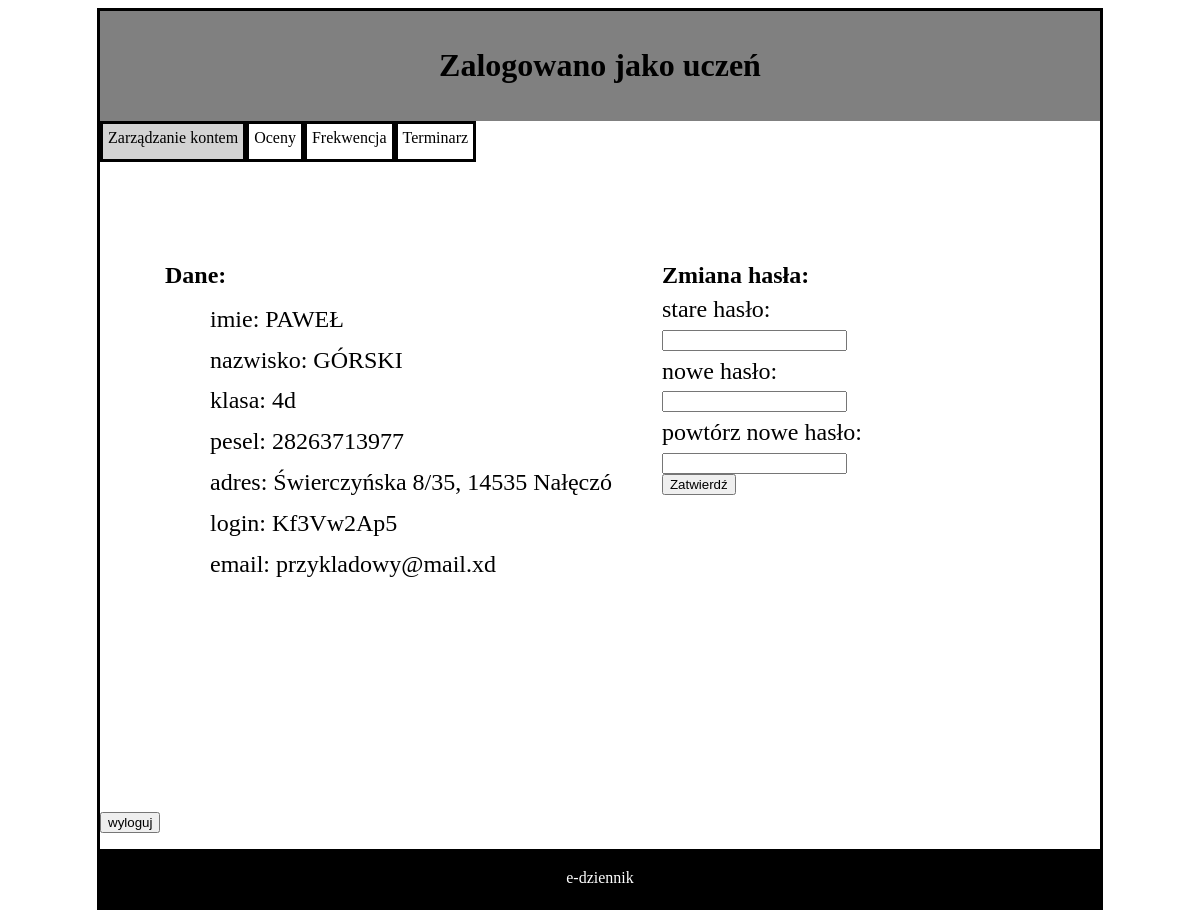
The page /aplikacja/uczen/u_konto.php (signed in) on the database its author committed.
### tables this page shows
CREATE TABLE IF NOT EXISTS `uzytkownik` (
  `uzytkownik_login` varchar(16) NOT NULL DEFAULT left(md5(rand()),6),
  `nazwisko` varchar(30) NOT NULL,
  `imie` varchar(20) NOT NULL,
  `haslo` char(32) NOT NULL DEFAULT md5('123456'),
  `rodzaj` enum('U','N','R','I','A') DEFAULT 'I',
  `email` varchar(50) DEFAULT NULL,
  PRIMARY KEY (`uzytkownik_login`) USING BTREE,
  UNIQUE KEY `login` (`uzytkownik_login`),
  KEY `haslo` (`haslo`) USING BTREE
);

CREATE TABLE IF NOT EXISTS `klasa` (
  `klasa_ID` int(2) unsigned NOT NULL,
  `oddzial` varchar(3) NOT NULL,
  `nauczyciel_id` int(2) unsigned zerofill NOT NULL,
  PRIMARY KEY (`klasa_ID`),
  UNIQUE KEY `ID` (`klasa_ID`),
  UNIQUE KEY `nauczyciel_id` (`nauczyciel_id`),
  CONSTRAINT `FK_klasa_nauczyciel` FOREIGN KEY (`nauczyciel_id`) REFERENCES `nauczyciel` (`nauczyciel_ID`)
);

CREATE TABLE IF NOT EXISTS `uczen` (
  `uczen_ID` int(3) unsigned NOT NULL AUTO_INCREMENT,
  `pesel` char(11) NOT NULL,
  `adres_id` int(3) unsigned zerofill NOT NULL,
  `klasa_id` int(2) unsigned zerofill NOT NULL,
  `opiekunowie_id` int(3) unsigned zerofill NOT NULL,
  `uzytkownik_login` varchar(16) NOT NULL,
  PRIMARY KEY (`uczen_ID`),
  UNIQUE KEY `ID` (`uczen_ID`,`pesel`),
  UNIQUE KEY `uzytkownik_login` (`uzytkownik_login`),
  KEY `powiazanie` (`opiekunowie_id`),
  KEY `uzytkownik` (`uzytkownik_login`),
  KEY `klasa` (`klasa_id`),
  KEY `FK_uczen_adres` (`adres_id`),
  CONSTRAINT `FK_uczen_adres` FOREIGN KEY (`adres_id`) REFERENCES `adres` (`adres_ID`),
  CONSTRAINT `FK_uczen_klasa` FOREIGN KEY (`klasa_id`) REFERENCES `klasa` (`klasa_ID`),
  CONSTRAINT `FK_uczen_powiazanie` FOREIGN KEY (`opiekunowie_id`) REFERENCES `opiekunowie` (`opiekunowie_ID`),
  CONSTRAINT `FK_uczen_uzytkownik` FOREIGN KEY (`uzytkownik_login`) REFERENCES `uzytkownik` (`uzytkownik_login`)
);

### aplikacja/uczen/u_konto.php (the view, shortened to what this page needs)
<!DOCTYPE HTML>
<html lang="pl">
<head>
	<link rel="stylesheet" href="../Styles/styleApp.css" type="text/css" />
</head>
<body>
	<div id="container">
		<div id="logo">
			<h1>Zalogowano jako uczeń</h1>
		</div>
		<a href="u_konto.php">
		<div id="teraz">
		Zarządzanie kontem
		</div>
		</a>
		<a href="u_oceny.php">
		<div id="inne">
		 Oceny
		</div></a>
		<a href="u_frekwencja.php">
		<div id="inne">
		 Frekwencja
		</div> </a>
		<a href="u_terminarz.php">
		<div id="inne">
		 Terminarz
		</div>
		</a>
				<?php
	require_once "../connect.php";
	$conn=@new mysqli($IP, $username, $password, $DB_name);
	if ($conn->connect_errno!=0)
	{
		echo "Error: ".$conn->connect_errno;
	}
	else
	{
		$login=$_SESSION['uzytkownik_login'];
		$haslo = $_SESSION['haslo'];
		$sql="SELECT * FROM uzytkownik WHERE uzytkownik_login='$login' AND haslo='$haslo'";
		$result = @$conn->query($sql);
		$sql2="SELECT * FROM uczen WHERE uzytkownik_login='$login' ";
		$result2 = @$conn->query($sql2);
		$dane_uzytkowanika=@mysqli_fetch_assoc($result);
		$dane_ucznia=@mysqli_fetch_assoc($result2);
		$sql3="SELECT * FROM klasa WHERE klasa_ID='$dane_ucznia[klasa_id]' ";
		$result3 = @$conn->query($sql3);
		$klasa=@mysqli_fetch_assoc($result3);
		$sql4="SELECT * FROM adres_full_info WHERE adres_ID='$dane_ucznia[adres_id]' ";
		$result4 = @$conn->query($sql4);
		$adres=@mysqli_fetch_assoc($result4);
			}
	?>
		<div id="tresc">
			<div id="lewy">
			<B> Dane: </B><br/>
			<div id="dane">
				imie:  <?php echo $dane_uzytkowanika['imie'] ; ?>  <br/>
				nazwisko: <?php echo $dane_uzytkowanika['nazwisko'] ; ?>   <br/>
				klasa: <?php echo $klasa['oddzial'] ; ?>  <br/>
				pesel: <?php echo $dane_ucznia['pesel'] ; ?><br/>
				adres: <?php echo $adres['ulica']." ".$adres['nr_mieszkania']."/".$adres['nr_domu'].", ".$adres['kod']." ".$adres['miejscowosc'] ; ?>  <br/>
				login: <?php echo $dane_uzytkowanika['uzytkownik_login'] ; ?><br/>
				email: <?php echo $dane_uzytkowanika['email'] ; ?><br/>
			</div>
			</div>
			<form action="../zmiana_hasla.php" method="post">
			<div id="prawy">
				<B> Zmiana hasła: </B><br/>
				<div id="zmianahasla">
					stare hasło:<br/>
					<input type="password" name="stare"> <br/>
					nowe hasło:<br/>
					<input type="password" name="nowe"><br/>
					powtórz nowe hasło:<br/>
					<input type="password" name="p_nowe"><br/>
					<button type="submit">Zatwierdź</button>
					</form>
				</div>
			</div>
		<form action="../wyloguj.php" >
		<button type="submit">wyloguj</button>
		</form>
		<div id="footer">
		e-dziennik
		</div>
</body>
</html>

### aplikacja/Styles/styleApp.css (style rules this page uses)
#container { border: solid ; width: 1000px; margin-left: auto; margin-right: auto; }
#logo { background:gray; text-align: center; padding: 15px; }
#teraz { border: solid black; float: left; background-color: lightgray; min-height: 25px; text-align: center; padding: 5px; color: black }
#inne { border: solid black; float: left; min-height: 25px; text-align: center; padding: 5px; color: black }
#tresc { clear: both; text-align: left; min-height: 650px; }
#lewy { float: left; padding:50px; margin-top:50px; text-align: left; margin-left:15px; font-size: 24px; min-width:400px; }
#dane { margin-top:10px; text-align: left; margin-left:45px; font-size: 24px; line-height:1.7; }
#prawy { float: left; margin-top:100px; text-align: left; font-size: 24px; min-width:50px; }
#zmianahasla { line-height:1.7; }
#footer { clear: both; background-color: black; color: white; text-align: center; padding:20px; }

### rows shown on the page
uzytkownik: imie "PAWEŁ", nazwisko "GÓRSKI", uzytkownik_login "Kf3Vw2Ap5", email "przykladowy@mail.xd"
klasa: oddzial "4d"
uczen: pesel "28263713977"

### other values the page prints
$adres['ulica'] "Świerczyńska"
$adres['nr_mieszkania'] "8"
$adres['nr_domu'] "35"
$adres['kod'] "14535"
$adres['miejscowosc'] "Nałęczó"
